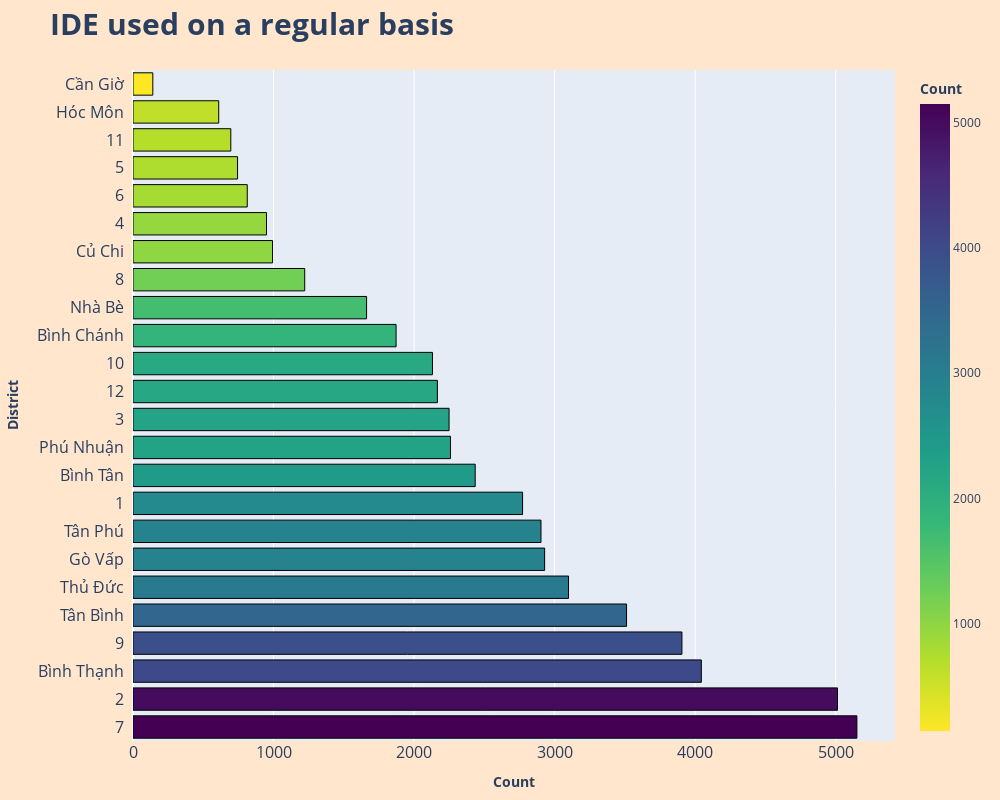

Notebook source saved alongside this figure:
### Code cell
district_count.sort_values(ascending = False ,by='count', inplace= True)

fig = px.bar(district_count,
              x='count',
              y='District', orientation='h', color='count',
             color_continuous_scale='viridis_r', title='<b>IDE used on a regular basis</b>',
             labels={'count': '<b>Count</b>', 'District': '<b>District</b>'})

fig.update_layout(
               title_font_size = 30,
               width = 1000,
               height = 800,
               margin=dict(l=20, r=30, t=70, b=20),
               paper_bgcolor='#ffe6cc',
               xaxis=dict(tickfont=dict(size=16)),
               yaxis=dict(tickfont=dict(size=16), ticksuffix = "  ")
               )
fig.update_traces(marker_line_color='black', marker_line_width=1.0, hovertemplate='<b>%{x}</b> real estates are located in <b>district %{y}</b>')
fig.show(config=dict({'scrollZoom':False}))

### Figure 1 — Plotly figure (JSON) as saved in the notebook; plotly's stock layout.template omitted (floating-point values rounded to 4 significant figures)
{"data": [{"alignmentgroup": "True", "hovertemplate": "<b>%{x}</b> real estates are located in <b>district %{y}</b>", "legendgroup": "", "marker": {"color": [5151, 5013, 4044, 3906, 3512, 3099, 2929, 2903, 2772, 2435, 2259, 2249, 2166, 2131, 1872, 1662, 1222, 993, 950, 813, 744, 696, 610, 141], "coloraxis": "coloraxis", "line": {"color": "black", "width": 1}, "pattern": {"shape": ""}}, "name": "", "offsetgroup": "", "orientation": "h", "showlegend": false, "textposition": "auto", "type": "bar", "x": [5151, 5013, 4044, 3906, 3512, 3099, 2929, 2903, 2772, 2435, 2259, 2249, 2166, 2131, 1872, 1662, 1222, 993, 950, 813, 744, 696, 610, 141], "xaxis": "x", "y": ["7", "2", "Bình Thạnh", "9", "Tân Bình", "Thủ Đức", "Gò Vấp", "Tân Phú", "1", "Bình Tân", "Phú Nhuận", "3", "12", "10", "Bình Chánh", "Nhà Bè", "8", "Củ Chi", "4", "6", "5", "11", "Hóc Môn", "Cần Giờ"], "yaxis": "y"}], "layout": {"barmode": "relative", "coloraxis": {"colorbar": {"title": {"text": "<b>Count</b>"}}, "colorscale": [[0, "#fde725"], [0.1111, "#b5de2b"], [0.2222, "#6ece58"], [0.3333, "#35b779"], [0.4444, "#1f9e89"], [0.5556, "#26828e"], [0.6667, "#31688e"], [0.7778, "#3e4989"], [0.8889, "#482878"], [1, "#440154"]]}, "height": 800, "legend": {"tracegroupgap": 0}, "margin": {"b": 20, "l": 20, "r": 30, "t": 70}, "paper_bgcolor": "#ffe6cc", "title": {"font": {"size": 30}, "text": "<b>IDE used on a regular basis</b>"}, "width": 1000, "xaxis": {"anchor": "y", "domain": [0, 1], "tickfont": {"size": 16}, "title": {"text": "<b>Count</b>"}}, "yaxis": {"anchor": "x", "domain": [0, 1], "tickfont": {"size": 16}, "ticksuffix": "  ", "title": {"text": "<b>District</b>"}}}}
